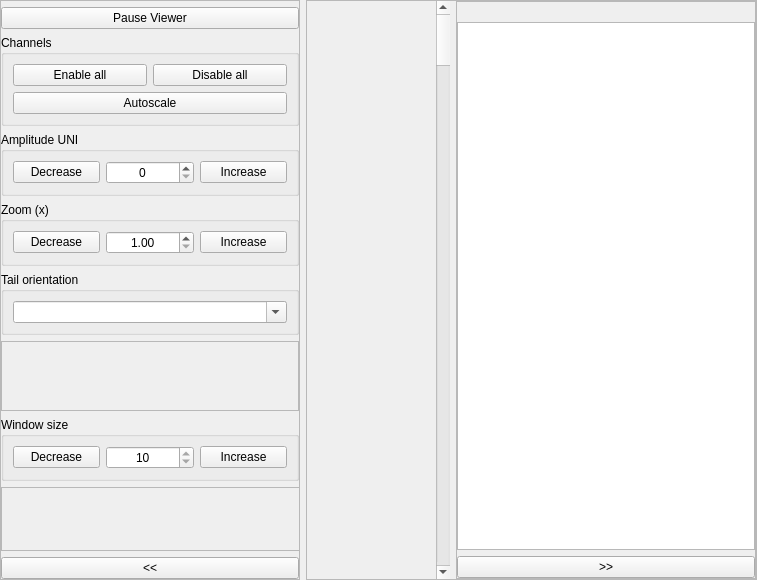
<?xml version="1.0" encoding="UTF-8"?>
<ui version="4.0">
 <class>Plotter</class>
 <widget class="QWidget" name="Plotter">
  <property name="geometry">
   <rect>
    <x>0</x>
    <y>0</y>
    <width>757</width>
    <height>540</height>
   </rect>
  </property>
  <property name="windowTitle">
   <string>Form</string>
  </property>
  <layout class="QGridLayout" name="gridLayout">
   <property name="leftMargin">
    <number>0</number>
   </property>
   <property name="topMargin">
    <number>0</number>
   </property>
   <property name="rightMargin">
    <number>0</number>
   </property>
   <property name="bottomMargin">
    <number>0</number>
   </property>
   <item row="0" column="0">
    <widget class="QFrame" name="frame_sidebar">
     <property name="minimumSize">
      <size>
       <width>300</width>
       <height>0</height>
      </size>
     </property>
     <property name="maximumSize">
      <size>
       <width>300</width>
       <height>16777215</height>
      </size>
     </property>
     <property name="frameShape">
      <enum>QFrame::StyledPanel</enum>
     </property>
     <property name="frameShadow">
      <enum>QFrame::Raised</enum>
     </property>
     <layout class="QVBoxLayout" name="verticalLayout">
      <property name="leftMargin">
       <number>0</number>
      </property>
      <property name="topMargin">
       <number>0</number>
      </property>
      <property name="rightMargin">
       <number>0</number>
      </property>
      <property name="bottomMargin">
       <number>0</number>
      </property>
      <item>
       <widget class="QLabel" name="lbl_sidebar_title">
        <property name="maximumSize">
         <size>
          <width>16777215</width>
          <height>0</height>
         </size>
        </property>
        <property name="font">
         <font>
          <pointsize>12</pointsize>
         </font>
        </property>
        <property name="text">
         <string>PLOTTER</string>
        </property>
        <property name="alignment">
         <set>Qt::AlignCenter</set>
        </property>
        <property name="wordWrap">
         <bool>true</bool>
        </property>
       </widget>
      </item>
      <item>
       <widget class="QPushButton" name="btn_freeze">
        <property name="maximumSize">
         <size>
          <width>10000000</width>
          <height>16777215</height>
         </size>
        </property>
        <property name="text">
         <string>Pause Viewer</string>
        </property>
       </widget>
      </item>
      <item>
       <widget class="QGroupBox" name="group_channels">
        <property name="title">
         <string>Channels</string>
        </property>
        <layout class="QGridLayout" name="gridLayout_2">
         <item row="0" column="0">
          <widget class="QPushButton" name="btn_enable_all_channels">
           <property name="text">
            <string>Enable all</string>
           </property>
          </widget>
         </item>
         <item row="0" column="1">
          <widget class="QPushButton" name="btn_disable_all_channels">
           <property name="text">
            <string>Disable all</string>
           </property>
          </widget>
         </item>
         <item row="1" column="0" colspan="2">
          <widget class="QPushButton" name="btn_autoscale">
           <property name="text">
            <string>Autoscale</string>
           </property>
          </widget>
         </item>
        </layout>
       </widget>
      </item>
      <item>
       <widget class="QGroupBox" name="group_amplitude">
        <property name="title">
         <string>Amplitude UNI</string>
        </property>
        <layout class="QGridLayout" name="gridLayout_3">
         <item row="1" column="2">
          <widget class="QPushButton" name="btn_amplitude_increase">
           <property name="text">
            <string>Increase</string>
           </property>
          </widget>
         </item>
         <item row="1" column="0">
          <widget class="QPushButton" name="btn_amplitude_decrease">
           <property name="text">
            <string>Decrease</string>
           </property>
          </widget>
         </item>
         <item row="1" column="1">
          <widget class="QSpinBox" name="spin_amplitude">
           <property name="alignment">
            <set>Qt::AlignCenter</set>
           </property>
           <property name="maximum">
            <number>100000</number>
           </property>
          </widget>
         </item>
        </layout>
       </widget>
      </item>
      <item>
       <widget class="QGroupBox" name="group_plotter_zoom">
        <property name="title">
         <string>Zoom (x)</string>
        </property>
        <layout class="QHBoxLayout" name="horizontalLayout_4">
         <item>
          <widget class="QPushButton" name="btn_plotter_zoom_decrease">
           <property name="text">
            <string>Decrease</string>
           </property>
          </widget>
         </item>
         <item>
          <widget class="QDoubleSpinBox" name="spin_plotter_zoom">
           <property name="alignment">
            <set>Qt::AlignCenter</set>
           </property>
           <property name="minimum">
            <number>1</number>
           </property>
          </widget>
         </item>
         <item>
          <widget class="QPushButton" name="btn_plotter_zoom_increase">
           <property name="text">
            <string>Increase</string>
           </property>
          </widget>
         </item>
        </layout>
       </widget>
      </item>
      <item>
       <widget class="QGroupBox" name="group_rotation">
        <property name="title">
         <string>Tail orientation</string>
        </property>
        <layout class="QHBoxLayout" name="horizontalLayout_5">
         <item>
          <widget class="QComboBox" name="cb_rotation_angles">
           <property name="editable">
            <bool>true</bool>
           </property>
           <property name="currentText">
            <string/>
           </property>
          </widget>
         </item>
        </layout>
       </widget>
      </item>
      <item>
       <widget class="QScrollArea" name="scrollArea">
        <property name="widgetResizable">
         <bool>true</bool>
        </property>
        <widget class="QWidget" name="scrollAreaWidgetContents">
         <property name="geometry">
          <rect>
           <x>0</x>
           <y>0</y>
           <width>296</width>
           <height>69</height>
          </rect>
         </property>
         <layout class="QVBoxLayout" name="verticalLayout_3">
          <item>
           <layout class="QVBoxLayout" name="layout_channels"/>
          </item>
          <item>
           <spacer name="verticalSpacer">
            <property name="orientation">
             <enum>Qt::Vertical</enum>
            </property>
            <property name="sizeHint" stdset="0">
             <size>
              <width>20</width>
              <height>40</height>
             </size>
            </property>
           </spacer>
          </item>
         </layout>
        </widget>
       </widget>
      </item>
      <item>
       <widget class="QGroupBox" name="group_window_size">
        <property name="minimumSize">
         <size>
          <width>0</width>
          <height>0</height>
         </size>
        </property>
        <property name="title">
         <string>Window size</string>
        </property>
        <layout class="QHBoxLayout" name="horizontalLayout">
         <item>
          <widget class="QPushButton" name="btn_time_window_decrease">
           <property name="text">
            <string>Decrease</string>
           </property>
          </widget>
         </item>
         <item>
          <widget class="QSpinBox" name="spin_time_window">
           <property name="alignment">
            <set>Qt::AlignCenter</set>
           </property>
           <property name="readOnly">
            <bool>true</bool>
           </property>
           <property name="minimum">
            <number>1</number>
           </property>
           <property name="maximum">
            <number>10</number>
           </property>
           <property name="value">
            <number>10</number>
           </property>
          </widget>
         </item>
         <item>
          <widget class="QPushButton" name="btn_time_window_increase">
           <property name="text">
            <string>Increase</string>
           </property>
          </widget>
         </item>
        </layout>
       </widget>
      </item>
      <item>
       <widget class="QFrame" name="frame_logo">
        <property name="sizePolicy">
         <sizepolicy hsizetype="Preferred" vsizetype="Preferred">
          <horstretch>0</horstretch>
          <verstretch>0</verstretch>
         </sizepolicy>
        </property>
        <property name="maximumSize">
         <size>
          <width>16777215</width>
          <height>80</height>
         </size>
        </property>
        <property name="frameShape">
         <enum>QFrame::StyledPanel</enum>
        </property>
        <property name="frameShadow">
         <enum>QFrame::Raised</enum>
        </property>
        <layout class="QGridLayout" name="gridLayout_4">
         <property name="sizeConstraint">
          <enum>QLayout::SetFixedSize</enum>
         </property>
         <property name="topMargin">
          <number>0</number>
         </property>
         <property name="bottomMargin">
          <number>0</number>
         </property>
         <property name="verticalSpacing">
          <number>0</number>
         </property>
         <item row="0" column="1">
          <widget class="QLabel" name="label_logo">
           <property name="sizePolicy">
            <sizepolicy hsizetype="Preferred" vsizetype="Preferred">
             <horstretch>0</horstretch>
             <verstretch>0</verstretch>
            </sizepolicy>
           </property>
           <property name="minimumSize">
            <size>
             <width>143</width>
             <height>62</height>
            </size>
           </property>
           <property name="maximumSize">
            <size>
             <width>143</width>
             <height>62</height>
            </size>
           </property>
           <property name="cursor">
            <cursorShape>ArrowCursor</cursorShape>
           </property>
           <property name="layoutDirection">
            <enum>Qt::LeftToRight</enum>
           </property>
           <property name="frameShape">
            <enum>QFrame::NoFrame</enum>
           </property>
           <property name="frameShadow">
            <enum>QFrame::Plain</enum>
           </property>
           <property name="text">
            <string/>
           </property>
           <property name="scaledContents">
            <bool>true</bool>
           </property>
           <property name="alignment">
            <set>Qt::AlignCenter</set>
           </property>
           <property name="margin">
            <number>0</number>
           </property>
          </widget>
         </item>
         <item row="0" column="0">
          <spacer name="horizontalSpacer_logo1">
           <property name="orientation">
            <enum>Qt::Horizontal</enum>
           </property>
           <property name="sizeType">
            <enum>QSizePolicy::Fixed</enum>
           </property>
           <property name="sizeHint" stdset="0">
            <size>
             <width>68</width>
             <height>20</height>
            </size>
           </property>
          </spacer>
         </item>
         <item row="0" column="2">
          <spacer name="horizontalSpacer_logo2">
           <property name="orientation">
            <enum>Qt::Horizontal</enum>
           </property>
           <property name="sizeType">
            <enum>QSizePolicy::Expanding</enum>
           </property>
           <property name="sizeHint" stdset="0">
            <size>
             <width>70</width>
             <height>20</height>
            </size>
           </property>
          </spacer>
         </item>
        </layout>
       </widget>
      </item>
      <item>
       <widget class="QPushButton" name="btn_hide_sidebar">
        <property name="text">
         <string>&lt;&lt;</string>
        </property>
       </widget>
      </item>
     </layout>
    </widget>
   </item>
   <item row="0" column="2">
    <widget class="QFrame" name="frame_chart">
     <property name="frameShape">
      <enum>QFrame::StyledPanel</enum>
     </property>
     <property name="frameShadow">
      <enum>QFrame::Raised</enum>
     </property>
     <layout class="QHBoxLayout" name="horizontalLayout_2">
      <property name="leftMargin">
       <number>0</number>
      </property>
      <property name="topMargin">
       <number>0</number>
      </property>
      <property name="rightMargin">
       <number>0</number>
      </property>
      <property name="bottomMargin">
       <number>0</number>
      </property>
      <item>
       <layout class="QHBoxLayout" name="horizontalLayout_3">
        <item>
         <widget class="GraphicsLayoutWidget" name="chart" native="true"/>
        </item>
        <item>
         <widget class="GraphicsLayoutWidget" name="legend" native="true">
          <property name="maximumSize">
           <size>
            <width>200</width>
            <height>16777215</height>
           </size>
          </property>
         </widget>
        </item>
       </layout>
      </item>
      <item>
       <widget class="QScrollBar" name="scrollbar_tracks">
        <property name="orientation">
         <enum>Qt::Vertical</enum>
        </property>
       </widget>
      </item>
      <item>
       <widget class="QFrame" name="frame_table">
        <property name="maximumSize">
         <size>
          <width>300</width>
          <height>16777215</height>
         </size>
        </property>
        <property name="frameShape">
         <enum>QFrame::StyledPanel</enum>
        </property>
        <property name="frameShadow">
         <enum>QFrame::Raised</enum>
        </property>
        <layout class="QVBoxLayout" name="verticalLayout_2">
         <property name="spacing">
          <number>6</number>
         </property>
         <property name="leftMargin">
          <number>0</number>
         </property>
         <property name="topMargin">
          <number>0</number>
         </property>
         <property name="rightMargin">
          <number>0</number>
         </property>
         <property name="bottomMargin">
          <number>0</number>
         </property>
         <item>
          <widget class="QLabel" name="lbl_table">
           <property name="text">
            <string/>
           </property>
          </widget>
         </item>
         <item>
          <widget class="QTableWidget" name="table">
           <property name="gridStyle">
            <enum>Qt::NoPen</enum>
           </property>
           <attribute name="verticalHeaderVisible">
            <bool>false</bool>
           </attribute>
          </widget>
         </item>
         <item>
          <widget class="QPushButton" name="btn_hide_table">
           <property name="text">
            <string>&gt;&gt;</string>
           </property>
          </widget>
         </item>
        </layout>
       </widget>
      </item>
     </layout>
    </widget>
   </item>
  </layout>
 </widget>
 <customwidgets>
  <customwidget>
   <class>GraphicsLayoutWidget</class>
   <extends>QWidget</extends>
   <header>pyqtgraph.h</header>
   <container>1</container>
  </customwidget>
 </customwidgets>
 <resources/>
 <connections/>
</ui>
